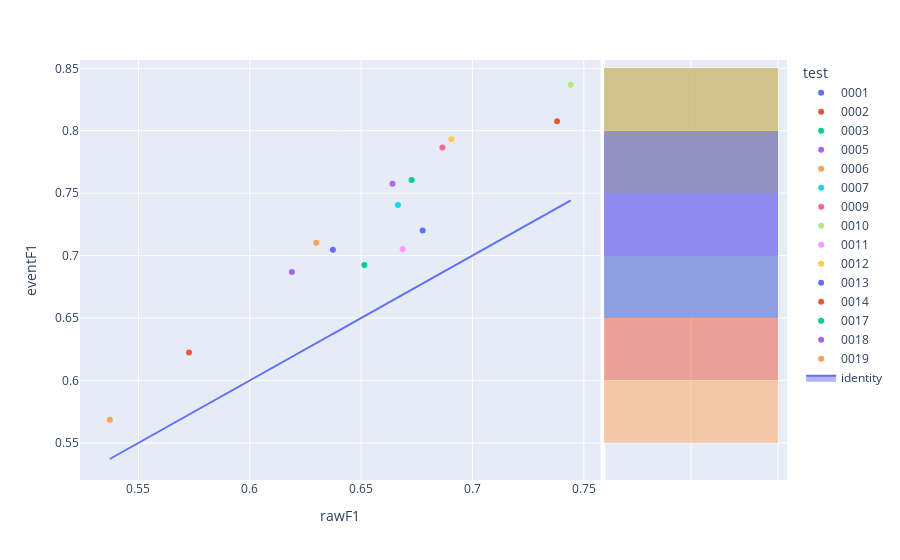

The cell this chart's notebook holds for it:
### Code cell
fig=px.scatter(experimentModels_N2,x='rawF1',y='eventF1',color='test',hover_name='modelId', marginal_y="histogram")
fig.add_trace(
    go.Scatter(x=experimentModels_N2['rawF1'], y=experimentModels_N2['rawF1'], name="identity", mode='lines',fill="toself")
)
fig.show()

### Figure 1 — Plotly figure (JSON) as saved in the notebook; plotly's stock layout.template omitted (floating-point values rounded to 4 significant figures)
{"data": [{"hovertemplate": "<b>%{hovertext}</b><br><br>test=0001<br>rawF1=%{x}<br>eventF1=%{y}<extra></extra>", "hovertext": ["8b2ea581-6dec-4094-957e-cc1ceb7234c5"], "legendgroup": "0001", "marker": {"color": "#636efa", "symbol": "circle"}, "mode": "markers", "name": "0001", "orientation": "v", "showlegend": true, "type": "scatter", "x": [0.6373], "xaxis": "x", "y": [0.7048], "yaxis": "y"}, {"alignmentgroup": "True", "bingroup": "y", "hovertemplate": "test=0001<br>eventF1=%{y}<br>count=%{x}<extra></extra>", "legendgroup": "0001", "marker": {"color": "#636efa"}, "name": "0001", "offsetgroup": "0001", "opacity": 0.5, "showlegend": false, "type": "histogram", "xaxis": "x2", "y": [0.7048], "yaxis": "y2"}, {"hovertemplate": "<b>%{hovertext}</b><br><br>test=0002<br>rawF1=%{x}<br>eventF1=%{y}<extra></extra>", "hovertext": ["80181036-469f-4bcf-95a0-68374649133a"], "legendgroup": "0002", "marker": {"color": "#EF553B", "symbol": "circle"}, "mode": "markers", "name": "0002", "orientation": "v", "showlegend": true, "type": "scatter", "x": [0.738], "xaxis": "x", "y": [0.8075], "yaxis": "y"}, {"alignmentgroup": "True", "bingroup": "y", "hovertemplate": "test=0002<br>eventF1=%{y}<br>count=%{x}<extra></extra>", "legendgroup": "0002", "marker": {"color": "#EF553B"}, "name": "0002", "offsetgroup": "0002", "opacity": 0.5, "showlegend": false, "type": "histogram", "xaxis": "x2", "y": [0.8075], "yaxis": "y2"}, {"hovertemplate": "<b>%{hovertext}</b><br><br>test=0003<br>rawF1=%{x}<br>eventF1=%{y}<extra></extra>", "hovertext": ["f6cafb09-5e74-4889-a306-e517e28d70fe"], "legendgroup": "0003", "marker": {"color": "#00cc96", "symbol": "circle"}, "mode": "markers", "name": "0003", "orientation": "v", "showlegend": true, "type": "scatter", "x": [0.6514], "xaxis": "x", "y": [0.6926], "yaxis": "y"}, {"alignmentgroup": "True", "bingroup": "y", "hovertemplate": "test=0003<br>eventF1=%{y}<br>count=%{x}<extra></extra>", "legendgroup": "0003", "marker": {"color": "#00cc96"}, "name": "0003", "offsetgroup": "0003", "opacity": 0.5, "showlegend": false, "type": "histogram", "xaxis": "x2", "y": [0.6926], "yaxis": "y2"}, {"hovertemplate": "<b>%{hovertext}</b><br><br>test=0005<br>rawF1=%{x}<br>eventF1=%{y}<extra></extra>", "hovertext": ["2bf1e17a-c8bb-4166-8453-7fdff2414b10"], "legendgroup": "0005", "marker": {"color": "#ab63fa", "symbol": "circle"}, "mode": "markers", "name": "0005", "orientation": "v", "showlegend": true, "type": "scatter", "x": [0.6189], "xaxis": "x", "y": [0.6868], "yaxis": "y"}, {"alignmentgroup": "True", "bingroup": "y", "hovertemplate": "test=0005<br>eventF1=%{y}<br>count=%{x}<extra></extra>", "legendgroup": "0005", "marker": {"color": "#ab63fa"}, "name": "0005", "offsetgroup": "0005", "opacity": 0.5, "showlegend": false, "type": "histogram", "xaxis": "x2", "y": [0.6868], "yaxis": "y2"}, {"hovertemplate": "<b>%{hovertext}</b><br><br>test=0006<br>rawF1=%{x}<br>eventF1=%{y}<extra></extra>", "hovertext": ["0feacbcf-4f37-402e-8fbc-4e48a2520bd4"], "legendgroup": "0006", "marker": {"color": "#FFA15A", "symbol": "circle"}, "mode": "markers", "name": "0006", "orientation": "v", "showlegend": true, "type": "scatter", "x": [0.6298], "xaxis": "x", "y": [0.7103], "yaxis": "y"}, {"alignmentgroup": "True", "bingroup": "y", "hovertemplate": "test=0006<br>eventF1=%{y}<br>count=%{x}<extra></extra>", "legendgroup": "0006", "marker": {"color": "#FFA15A"}, "name": "0006", "offsetgroup": "0006", "opacity": 0.5, "showlegend": false, "type": "histogram", "xaxis": "x2", "y": [0.7103], "yaxis": "y2"}, {"hovertemplate": "<b>%{hovertext}</b><br><br>test=0007<br>rawF1=%{x}<br>eventF1=%{y}<extra></extra>", "hovertext": ["29c70696-0202-4feb-bd78-3579052a4865"], "legendgroup": "0007", "marker": {"color": "#19d3f3", "symbol": "circle"}, "mode": "markers", "name": "0007", "orientation": "v", "showlegend": true, "type": "scatter", "x": [0.6665], "xaxis": "x", "y": [0.7404], "yaxis": "y"}, {"alignmentgroup": "True", "bingroup": "y", "hovertemplate": "test=0007<br>eventF1=%{y}<br>count=%{x}<extra></extra>", "legendgroup": "0007", "marker": {"color": "#19d3f3"}, "name": "0007", "offsetgroup": "0007", "opacity": 0.5, "showlegend": false, "type": "histogram", "xaxis": "x2", "y": [0.7404], "yaxis": "y2"}, {"hovertemplate": "<b>%{hovertext}</b><br><br>test=0009<br>rawF1=%{x}<br>eventF1=%{y}<extra></extra>", "hovertext": ["768cb7b4-e534-49f7-b9c4-acfa7b401ffe"], "legendgroup": "0009", "marker": {"color": "#FF6692", "symbol": "circle"}, "mode": "markers", "name": "0009", "orientation": "v", "showlegend": true, "type": "scatter", "x": [0.6865], "xaxis": "x", "y": [0.7865], "yaxis": "y"}, {"alignmentgroup": "True", "bingroup": "y", "hovertemplate": "test=0009<br>eventF1=%{y}<br>count=%{x}<extra></extra>", "legendgroup": "0009", "marker": {"color": "#FF6692"}, "name": "0009", "offsetgroup": "0009", "opacity": 0.5, "showlegend": false, "type": "histogram", "xaxis": "x2", "y": [0.7865], "yaxis": "y2"}, {"hovertemplate": "<b>%{hovertext}</b><br><br>test=0010<br>rawF1=%{x}<br>eventF1=%{y}<extra></extra>", "hovertext": ["e3d50ec6-a2f8-45fc-88f9-9af0621c2050"], "legendgroup": "0010", "marker": {"color": "#B6E880", "symbol": "circle"}, "mode": "markers", "name": "0010", "orientation": "v", "showlegend": true, "type": "scatter", "x": [0.7442], "xaxis": "x", "y": [0.8368], "yaxis": "y"}, {"alignmentgroup": "True", "bingroup": "y", "hovertemplate": "test=0010<br>eventF1=%{y}<br>count=%{x}<extra></extra>", "legendgroup": "0010", "marker": {"color": "#B6E880"}, "name": "0010", "offsetgroup": "0010", "opacity": 0.5, "showlegend": false, "type": "histogram", "xaxis": "x2", "y": [0.8368], "yaxis": "y2"}, {"hovertemplate": "<b>%{hovertext}</b><br><br>test=0011<br>rawF1=%{x}<br>eventF1=%{y}<extra></extra>", "hovertext": ["d539204f-ac49-4811-9ed0-9b39bc65c8f3"], "legendgroup": "0011", "marker": {"color": "#FF97FF", "symbol": "circle"}, "mode": "markers", "name": "0011", "orientation": "v", "showlegend": true, "type": "scatter", "x": [0.6686], "xaxis": "x", "y": [0.7052], "yaxis": "y"}, {"alignmentgroup": "True", "bingroup": "y", "hovertemplate": "test=0011<br>eventF1=%{y}<br>count=%{x}<extra></extra>", "legendgroup": "0011", "marker": {"color": "#FF97FF"}, "name": "0011", "offsetgroup": "0011", "opacity": 0.5, "showlegend": false, "type": "histogram", "xaxis": "x2", "y": [0.7052], "yaxis": "y2"}, {"hovertemplate": "<b>%{hovertext}</b><br><br>test=0012<br>rawF1=%{x}<br>eventF1=%{y}<extra></extra>", "hovertext": ["1fe9ebda-f8d4-46a7-8ec3-1c1477a12af6"], "legendgroup": "0012", "marker": {"color": "#FECB52", "symbol": "circle"}, "mode": "markers", "name": "0012", "orientation": "v", "showlegend": true, "type": "scatter", "x": [0.6905], "xaxis": "x", "y": [0.7933], "yaxis": "y"}, {"alignmentgroup": "True", "bingroup": "y", "hovertemplate": "test=0012<br>eventF1=%{y}<br>count=%{x}<extra></extra>", "legendgroup": "0012", "marker": {"color": "#FECB52"}, "name": "0012", "offsetgroup": "0012", "opacity": 0.5, "showlegend": false, "type": "histogram", "xaxis": "x2", "y": [0.7933], "yaxis": "y2"}, {"hovertemplate": "<b>%{hovertext}</b><br><br>test=0013<br>rawF1=%{x}<br>eventF1=%{y}<extra></extra>", "hovertext": ["fef1292a-c2f5-4c3e-96c0-b9ec6f60cb96"], "legendgroup": "0013", "marker": {"color": "#636efa", "symbol": "circle"}, "mode": "markers", "name": "0013", "orientation": "v", "showlegend": true, "type": "scatter", "x": [0.6776], "xaxis": "x", "y": [0.7201], "yaxis": "y"}, {"alignmentgroup": "True", "bingroup": "y", "hovertemplate": "test=0013<br>eventF1=%{y}<br>count=%{x}<extra></extra>", "legendgroup": "0013", "marker": {"color": "#636efa"}, "name": "0013", "offsetgroup": "0013", "opacity": 0.5, "showlegend": false, "type": "histogram", "xaxis": "x2", "y": [0.7201], "yaxis": "y2"}, {"hovertemplate": "<b>%{hovertext}</b><br><br>test=0014<br>rawF1=%{x}<br>eventF1=%{y}<extra></extra>", "hovertext": ["17643ba4-cb3b-4cd8-818b-406abeab9cb3"], "legendgroup": "0014", "marker": {"color": "#EF553B", "symbol": "circle"}, "mode": "markers", "name": "0014", "orientation": "v", "showlegend": true, "type": "scatter", "x": [0.5727], "xaxis": "x", "y": [0.6225], "yaxis": "y"}, {"alignmentgroup": "True", "bingroup": "y", "hovertemplate": "test=0014<br>eventF1=%{y}<br>count=%{x}<extra></extra>", "legendgroup": "0014", "marker": {"color": "#EF553B"}, "name": "0014", "offsetgroup": "0014", "opacity": 0.5, "showlegend": false, "type": "histogram", "xaxis": "x2", "y": [0.6225], "yaxis": "y2"}, {"hovertemplate": "<b>%{hovertext}</b><br><br>test=0017<br>rawF1=%{x}<br>eventF1=%{y}<extra></extra>", "hovertext": ["deda4266-2cea-44e1-93d6-21d866332ca0"], "legendgroup": "0017", "marker": {"color": "#00cc96", "symbol": "circle"}, "mode": "markers", "name": "0017", "orientation": "v", "showlegend": true, "type": "scatter", "x": [0.6727], "xaxis": "x", "y": [0.7606], "yaxis": "y"}, {"alignmentgroup": "True", "bingroup": "y", "hovertemplate": "test=0017<br>eventF1=%{y}<br>count=%{x}<extra></extra>", "legendgroup": "0017", "marker": {"color": "#00cc96"}, "name": "0017", "offsetgroup": "0017", "opacity": 0.5, "showlegend": false, "type": "histogram", "xaxis": "x2", "y": [0.7606], "yaxis": "y2"}, {"hovertemplate": "<b>%{hovertext}</b><br><br>test=0018<br>rawF1=%{x}<br>eventF1=%{y}<extra></extra>", "hovertext": ["60d7b18b-ed9c-40bb-98ce-5193ad5abe70"], "legendgroup": "0018", "marker": {"color": "#ab63fa", "symbol": "circle"}, "mode": "markers", "name": "0018", "orientation": "v", "showlegend": true, "type": "scatter", "x": [0.6641], "xaxis": "x", "y": [0.7575], "yaxis": "y"}, {"alignmentgroup": "True", "bingroup": "y", "hovertemplate": "test=0018<br>eventF1=%{y}<br>count=%{x}<extra></extra>", "legendgroup": "0018", "marker": {"color": "#ab63fa"}, "name": "0018", "offsetgroup": "0018", "opacity": 0.5, "showlegend": false, "type": "histogram", "xaxis": "x2", "y": [0.7575], "yaxis": "y2"}, {"hovertemplate": "<b>%{hovertext}</b><br><br>test=0019<br>rawF1=%{x}<br>eventF1=%{y}<extra></extra>", "hovertext": ["c8a28ce7-7f69-4a97-bfe2-229b91334659"], "legendgroup": "0019", "marker": {"color": "#FFA15A", "symbol": "circle"}, "mode": "markers", "name": "0019", "orientation": "v", "showlegend": true, "type": "scatter", "x": [0.5371], "xaxis": "x", "y": [0.5685], "yaxis": "y"}, {"alignmentgroup": "True", "bingroup": "y", "hovertemplate": "test=0019<br>eventF1=%{y}<br>count=%{x}<extra></extra>", "legendgroup": "0019", "marker": {"color": "#FFA15A"}, "name": "0019", "offsetgroup": "0019", "opacity": 0.5, "showlegend": false, "type": "histogram", "xaxis": "x2", "y": [0.5685], "yaxis": "y2"}, {"fill": "toself", "mode": "lines", "name": "identity", "type": "scatter", "x": [0.6373, 0.738, 0.6514, 0.6189, 0.6298, 0.6665, 0.6865, 0.7442, 0.6686, 0.6905, 0.6776, 0.5727, 0.6727, 0.6641, 0.5371], "y": [0.6373, 0.738, 0.6514, 0.6189, 0.6298, 0.6665, 0.6865, 0.7442, 0.6686, 0.6905, 0.6776, 0.5727, 0.6727, 0.6641, 0.5371]}], "layout": {"barmode": "overlay", "legend": {"title": {"text": "test"}, "tracegroupgap": 0}, "margin": {"t": 60}, "xaxis": {"anchor": "y", "domain": [0, 0.7363], "title": {"text": "rawF1"}}, "xaxis2": {"anchor": "y2", "domain": [0.7413, 1], "matches": "x2", "showgrid": true, "showline": false, "showticklabels": false, "ticks": ""}, "yaxis": {"anchor": "x", "domain": [0, 1], "title": {"text": "eventF1"}}, "yaxis2": {"anchor": "x2", "domain": [0, 1], "matches": "y", "showgrid": true, "showticklabels": false}}}
